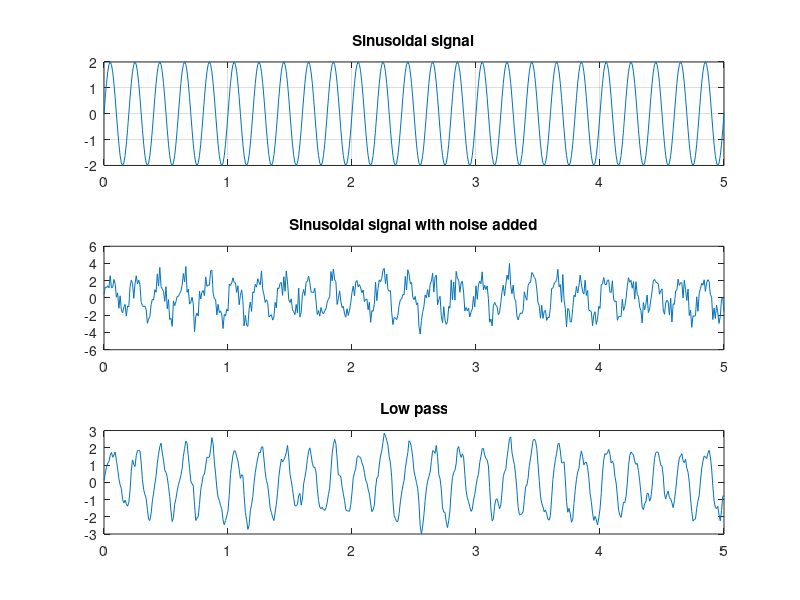

The MATLAB source for this figure: (Note: this script raises an error after producing the figure.)
%IIR_ Butterworth Low Pass Filter design  
clc
clear 
fs=100;                  
f=5;                     
t=5;                     
n=[0:1/fs:t];            
x=2*sin(2*pi*f*n);        
subplot(3,1,1)
plot(n,x)
grid on
title('Sinusoidal signal');
z=awgn(x,1);          
subplot(3,1,2)
plot(n,z)
title('Sinusoidal signal with noise added');               
wc=2*pi*3.5/fs;          
[b,a]=butter(1,wc,'low'); 
iir=filter(b,a,z);
subplot(3,1,3)
plot(n,iir);
title('Low pass');
fvtool(b,a);   
%High - pass Filter
clc
clear all
fs=100 ;                 
f=5 ;                   
t=5;                     
n=[0:1/fs:t];            
x=2*sin(2*pi*f*n);      
subplot(3,1,1)
plot(n,x)
grid on
title('Sinusoidal signal');
z=awgn(x,1);          
subplot(3,1,2)
plot(n,z)
title('Sinusoidal signal with noise added');             
wc=2*pi*3.5/fs;           
[b,a]=butter(1,wc,'high'); 
iir=filter(b,a,z);
subplot(3,1,3)
plot(n,iir);
title('High pass');
fvtool(b,a);   
